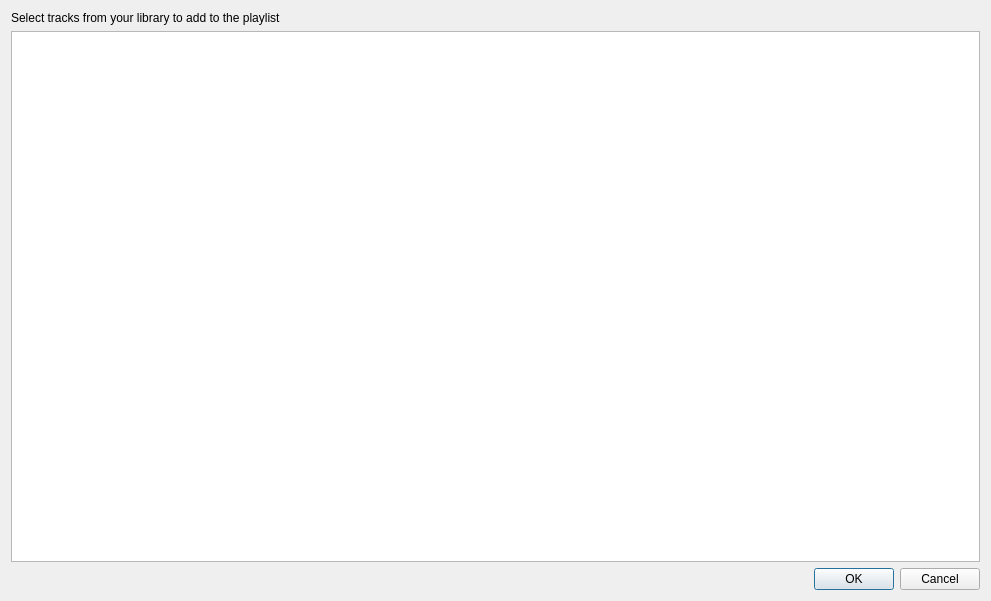
<?xml version="1.0" encoding="UTF-8"?>
<ui version="4.0">
 <class>TrackAdd</class>
 <widget class="QDialog" name="TrackAdd">
  <property name="windowModality">
   <enum>Qt::ApplicationModal</enum>
  </property>
  <property name="geometry">
   <rect>
    <x>0</x>
    <y>0</y>
    <width>991</width>
    <height>601</height>
   </rect>
  </property>
  <property name="windowTitle">
   <string>Add track to playlist</string>
  </property>
  <layout class="QVBoxLayout" name="verticalLayout">
   <item>
    <widget class="QLabel" name="label">
     <property name="text">
      <string>Select tracks from your library to add to the playlist</string>
     </property>
    </widget>
   </item>
   <item>
    <widget class="LibraryView" name="tracks">
     <property name="selectionMode">
      <enum>QAbstractItemView::ExtendedSelection</enum>
     </property>
     <property name="selectionBehavior">
      <enum>QAbstractItemView::SelectRows</enum>
     </property>
     <property name="showGrid">
      <bool>false</bool>
     </property>
     <attribute name="horizontalHeaderShowSortIndicator" stdset="0">
      <bool>true</bool>
     </attribute>
     <attribute name="horizontalHeaderStretchLastSection">
      <bool>true</bool>
     </attribute>
     <attribute name="verticalHeaderVisible">
      <bool>false</bool>
     </attribute>
    </widget>
   </item>
   <item>
    <widget class="QDialogButtonBox" name="buttonBox">
     <property name="orientation">
      <enum>Qt::Horizontal</enum>
     </property>
     <property name="standardButtons">
      <set>QDialogButtonBox::Cancel|QDialogButtonBox::Ok</set>
     </property>
    </widget>
   </item>
  </layout>
 </widget>
 <customwidgets>
  <customwidget>
   <class>LibraryView</class>
   <extends>QTableView</extends>
   <header>view/libraryview.h</header>
  </customwidget>
 </customwidgets>
 <resources/>
 <connections>
  <connection>
   <sender>buttonBox</sender>
   <signal>accepted()</signal>
   <receiver>TrackAdd</receiver>
   <slot>accept()</slot>
   <hints>
    <hint type="sourcelabel">
     <x>257</x>
     <y>290</y>
    </hint>
    <hint type="destinationlabel">
     <x>157</x>
     <y>274</y>
    </hint>
   </hints>
  </connection>
  <connection>
   <sender>buttonBox</sender>
   <signal>rejected()</signal>
   <receiver>TrackAdd</receiver>
   <slot>reject()</slot>
   <hints>
    <hint type="sourcelabel">
     <x>325</x>
     <y>290</y>
    </hint>
    <hint type="destinationlabel">
     <x>286</x>
     <y>274</y>
    </hint>
   </hints>
  </connection>
 </connections>
</ui>
